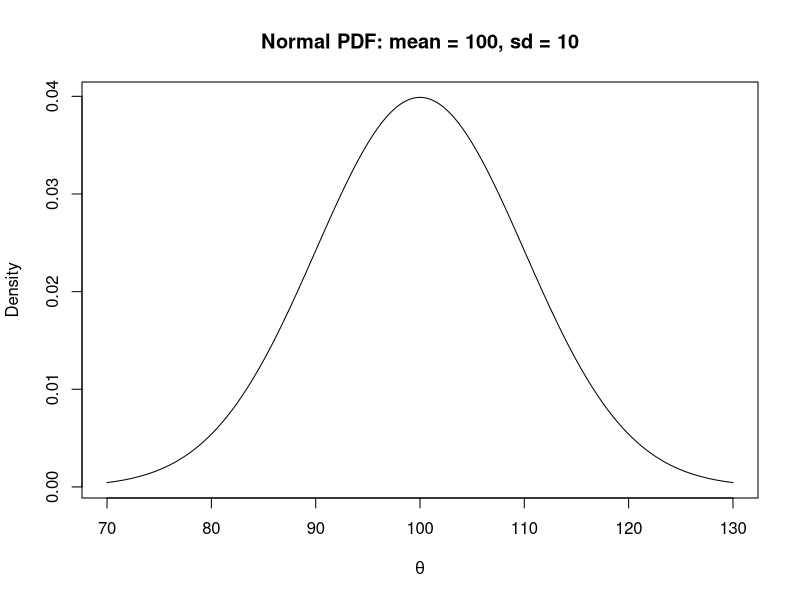
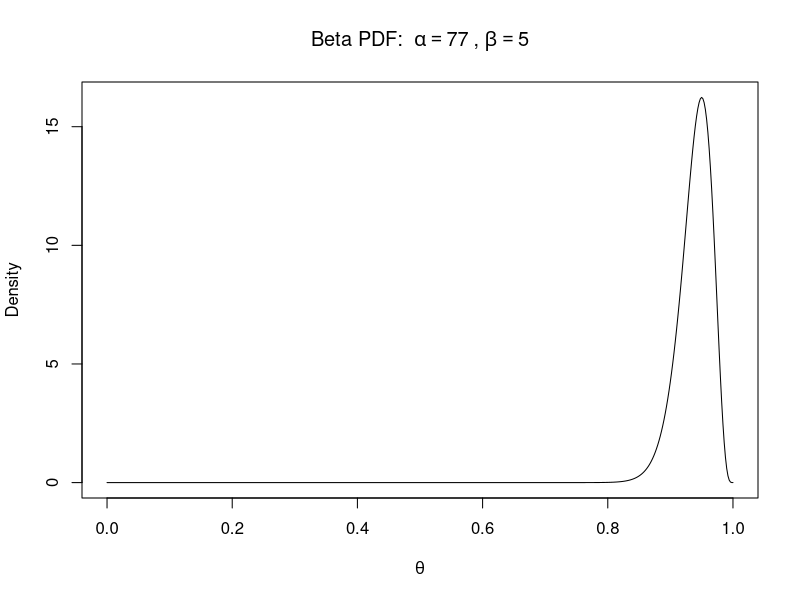

These charts were generated, in order, by the following R code:
## ---- chunk 1
#| echo: true
#| code-fold: true
#| code-summary: "Show code"
#| fig-align: center

mean <- 100
sd   <- 10

theta_grid <- seq(mean - 3*sd, mean + 3*sd, length.out = 200)
pdf_values <- dnorm(theta_grid, mean = mean, sd = sd)

plot(theta_grid, pdf_values, type = "l",
     xlab = expression(theta),
     ylab = "Density",
     main = "Normal PDF: mean = 100, sd = 10")
## ---- chunk 2
#| echo: true
#| code-fold: true
#| code-summary: "Show code"
#| fig-align: center

alpha <- 77
beta  <- 5

# Normalising constant via log-gamma (works like Python's lgamma)
beta_const_inv <- exp(lgamma(alpha + beta) - lgamma(alpha) - lgamma(beta))

beta_pdf <- function(theta) {
  beta_const_inv * theta^(alpha - 1) * (1 - theta)^(beta - 1)
}

theta_grid <- seq(0, 1, length.out = 500)
pdf_values <- beta_pdf(theta_grid)

plot(theta_grid, pdf_values, type = "l",
     xlab = expression(theta), ylab = "Density",
     main = bquote("Beta PDF: " ~ alpha == .(alpha) ~ "," ~ beta == .(beta)))
